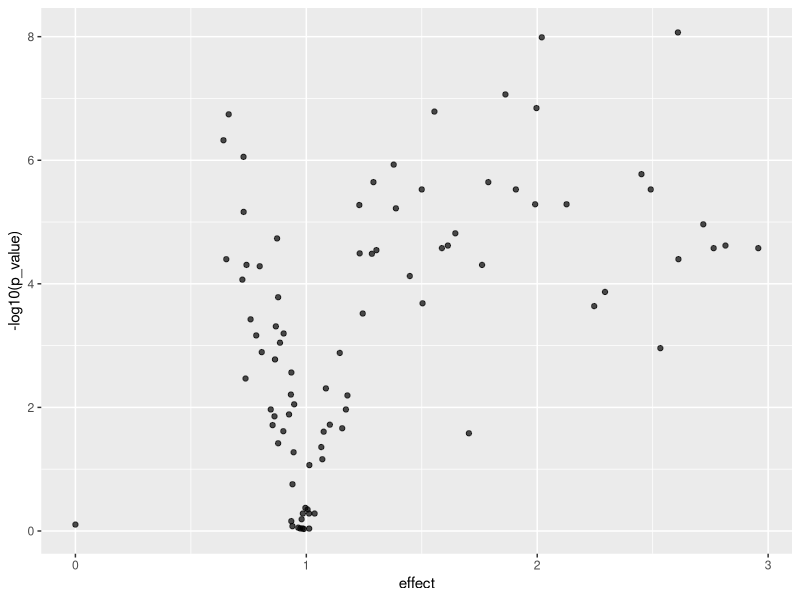

Here is the R script that generated this plot:
# Toxin Inhibition Conjugation (TIC) screen: from colony measurements to a
# volcano plot of RcaT blockers.
#
# Each colony is one E. coli strain carrying two plasmids: the RcaT toxin
# (arabinose-inducible) and a designed blocker from the library (IPTG-inducible).
# A blocker works if its colonies still grow when both are induced.
#
# Run from the repo root:  Rscript preprocess.R && Rscript tic_analysis.R
library(tidyverse)

out_dir  <- "output"
p_cutoff <- 0.01


# 1. Load the preprocessed colonies ------------------------------------------
# preprocess.R built this table: every .iris file read and joined to the plate
# map, so each colony carries its strain and gene name, and the plate name
# decoded into plasmid, retron, induction and plate copy. It kept the pir116
# plasmid, RcaT-Sen2, low IPTG, plate copies A_1 and B_1, and the two
# conditions compared below: IPTG alone and Ara + IPTG.
colonies <- read_tsv("data/colonies.tsv", show_col_types = FALSE)


# 3. Correct the plate edges -------------------------------------------------
colonies <- colonies %>%
  group_by(plate_rep, induced) %>%
  mutate(interior_median_opacity = median(opacity[row %in% 2:15 & column %in% 2:23])) %>%
  mutate(exterior_median_opacity = median(opacity[!(row %in% 2:15 & column %in% 2:23)])) %>%
  mutate(correction_factor = interior_median_opacity / exterior_median_opacity) %>%
  mutate(measurement_location = ifelse(
    row %in% 2:15 & column %in% 2:23, "plate_interior", "plate_edge"
  )) %>%
  mutate(opacity_edge_corrected = if_else(measurement_location == "plate_edge", opacity * correction_factor, opacity))

# 4. Normalise to the GFP controls on the same plate -------------------------
fitness <- colonies %>%
  group_by(plate_rep, induced) %>%
  mutate(normalized_fitness = opacity_edge_corrected / mean(opacity_edge_corrected[genename == "gfp"])) %>%
  ungroup()

# 5. Effect size -------------------------------------------------------------
# How much better does a strain grow with toxin AND blocker than with the toxin
# alone? One ratio per clone per plate copy, so 6 values for each blocker.

ratios <- fitness %>%
  select(
    plate_rep, induced, strain, plate_96, genename, normalized_fitness
  ) %>%
  pivot_wider(names_from = induced, values_from = normalized_fitness) %>%
  mutate(ratio = AraIPTG / IPTG)

# Check for undefined ratios (IPTG values very low -> pinning errors)
ratios <-  ratios %>%
  filter(is.finite(ratio))

gfp_ratios <- ratios %>% filter(genename == 'gfp')
library_gene_ratios <- ratios %>% filter(genename != 'gfp')

# We will run a naive t-test between ratios of library genes against the ratio of GFP values. 
# Since we already normalized by gfp (per plate), we can do this over all data points

library_gene_ratios_listed <- library_gene_ratios %>%
  group_by(genename) %>%
  summarize(library_gene_ratio = list(ratio))

gfp_ratios_listed <- gfp_ratios %>%
  group_by(genename) %>%
  summarize(gfp_ratio = list(ratio)) %>%
  select(-genename)

results <- library_gene_ratios_listed %>%
  ungroup() %>%
  mutate(
    t.test.one.sided = 
      map(library_gene_ratio, function(lib_gene_rat) {
#        print(c(length(lib_gene), length(gfp_gene)))
        if (length(lib_gene_rat) > 1) {
          t.test(
            lib_gene_rat, mu = 1
          )          
        } else {
          return(NA)
        }
      }
    )
  ) %>%
  mutate(t.test.pvalue = map_dbl(t.test.one.sided, \(x) x$p.value)) %>%
  mutate(t.test.pvalue.corrected = p.adjust(t.test.pvalue, method = 'BH')) %>%
  mutate(med_ratio = map_dbl(library_gene_ratio, median)) %>%
  arrange(t.test.pvalue.corrected) %>%
  rename(
    effect = med_ratio, p_value = t.test.pvalue.corrected
  )

# controls <- ratios %>%
#   filter(genename == "gfp") %>%
#   group_by(strain) %>%
#   summarise(ratio = mean(ratio), .groups = "drop")


# # 6. Test each blocker against the GFP controls ------------------------------
# # Effect size 1 means "behaves like GFP"; above 1 means it rescues growth.
# compare_with_gfp <- function(ratio, retron) {
#   control <- controls$ratio[controls$retron == retron[1]]
#   tibble(effect  = mean(ratio) / mean(control),
#          p_value = t.test(ratio, control)$p.value,
#          n = length(ratio), n_control = length(control))
# }

# results <- ratios %>%
#   filter(genename != "gfp") %>%
#   group_by(retron, genename) %>%
#   reframe(compare_with_gfp(ratio, retron)) %>%
#   left_join(cutoffs, by = "retron") %>%
#   mutate(hit = p_value < p_cutoff & effect > cutoff)


# 7. Volcano plot ------------------------------------------------------------
volcano <- ggplot(results, aes(effect, -log10(p_value))) +
  #geom_hline(yintercept = -log10(p_cutoff), linetype = "dashed", colour = "grey50") +
  #geom_vline(data = cutoffs, aes(xintercept = cutoff), linetype = "dashed", colour = "grey50") +
  #geom_point(aes(colour = hit), alpha = 0.7) +
  geom_point(alpha = 0.7)
#  geom_text(aes(label = if_else(hit, genename, "")), size = 2.5, vjust = -0.9, check_overlap = TRUE) +
#  geom_text(aes(label = if_else(genename, "")), size = 2.5, vjust = -0.9, check_overlap = TRUE) +
#  facet_wrap(~ retron, scales = "free_x") +
  # scale_x_continuous(expand = expansion(mult = 0.1)) +   # room for the labels
  # scale_colour_manual(values = c(`FALSE` = "grey60", `TRUE` = "firebrick"), guide = "none") +
  # labs(x = "effect size:  (toxin + blocker) / toxin,  relative to GFP",
  #      y = "-log10(p)",
  #      title = "Designed blockers of RcaT toxicity",
  #      subtitle = "dashed lines: the significance and effect-size cutoffs") +
  # theme_bw()

dir.create(out_dir, showWarnings = FALSE)
ggsave(file.path(out_dir, "volcano.png"), volcano, width = 9, height = 4.5, dpi = 150, bg = "white")
results %>% select(genename, effect, p_value, t.test.pvalue) %>%
  write_tsv(file.path(out_dir, "hits.tsv"))

results %>% select(genename, effect, p_value) %>% slice_head(n = 10) %>% print()
